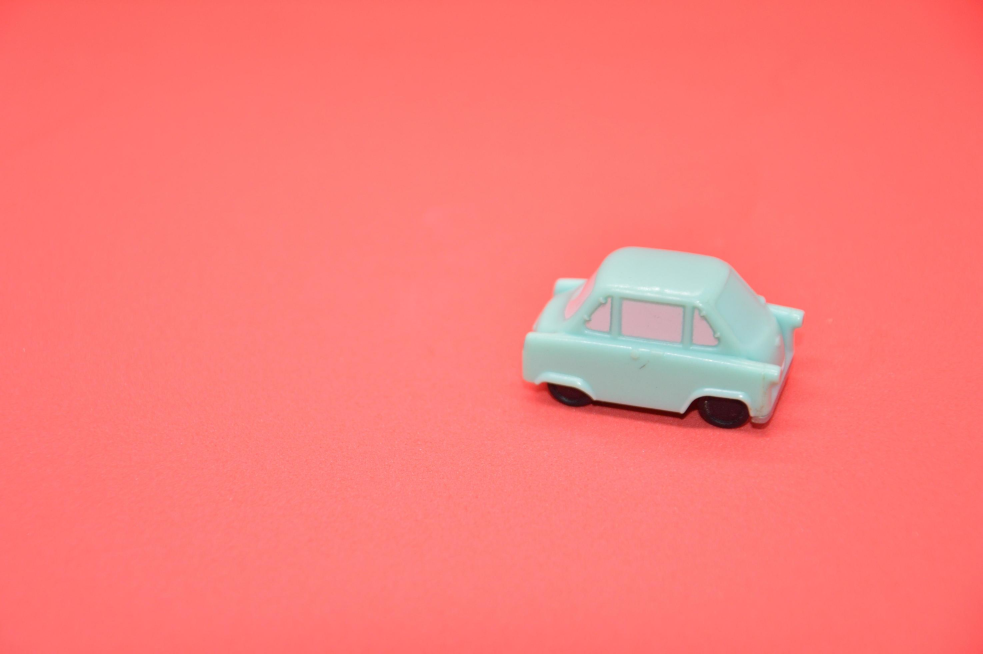
#> input picture imagens/carrinho.jpg, 2948 x 1960 px, found by its file name (shown at 1/3 size)
$ jupyter execute --allow-errors aula_06.ipynb
#> lines starting #> are read from the running program, lines starting #| are printed output that depends on the picture; after the words box and inside, x2 and y2 are one past the last pixel; in counts of white or black regions, pixels touching at a corner belong together
#> further down, img is the input picture: shape (1960, 2948, 3); mean B, G, R 119.8, 123.9, 249.2
[cell 1]
import cv2
import matplotlib.pyplot as plt
import numpy as np
import math

[cell 2]
# converte para negativo
img_path = 'imagens/Lenna.png'
img = cv2.imread(img_path)
img_negativa = np.copy(img)

#> (the rest of this cell did not finish here and is left out)

[cell 3]
# brilho
img_path = 'imagens/Lenna.png'
img = cv2.imread(img_path)
#> (the rest of this cell did not finish here and is left out)

[cell 4]
# contraste

def alarga_contraste(img, K, r0):
    img_contraste = np.zeros_like(img)

    for i in range(img.shape[0]):
        for j in range(img.shape[1]):
            r = np.float16(img[i, j])
            img_contraste[i, j] = 255/(1 + np.exp(-K*(r - r0)))
    return img_contraste

img_path = 'imagens/Lenna.png'
img = cv2.imread(img_path)
#> (the rest of this cell did not finish here and is left out)

[cell 5]
# thresholding

def thresholding(img, cor_inicio, intervalo):
#> called with intervalo = 60
    img_nova = np.zeros_like(img)
    cor_inicio = np.array(cor_inicio)
    img_nova = cv2.inRange(img, cor_inicio - intervalo, cor_inicio + intervalo)
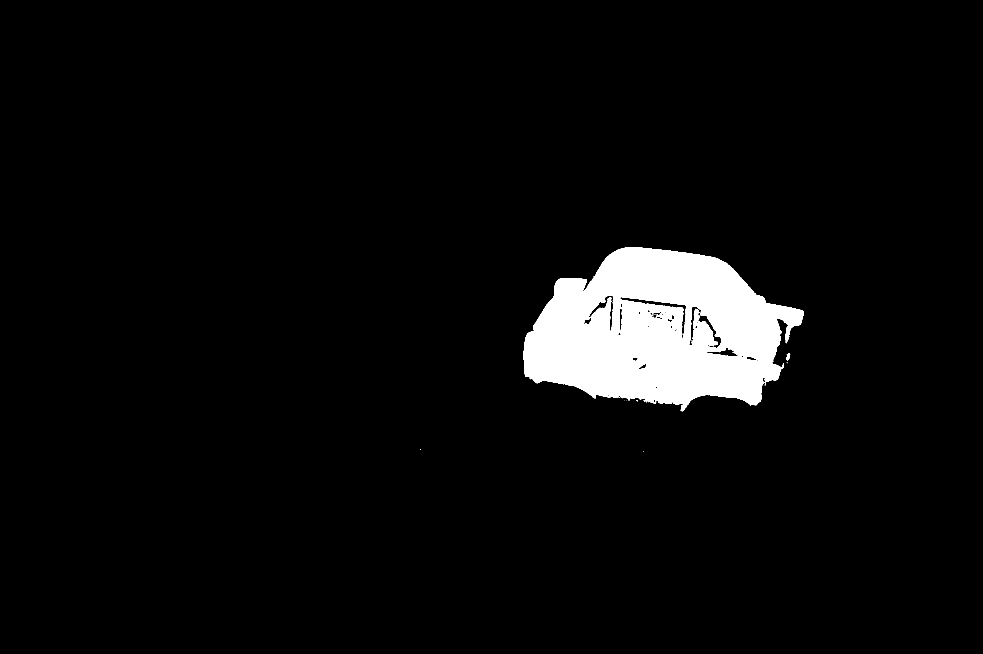
#> img_nova: shape (1960, 2948) (shown at 1/3 size); 4.7% white; 29 white regions (27 under 20 px), largest, box (x1, y1, x2, y2) and area: (1569, 741, 2412, 1234) 272422, (2359, 1059, 2371, 1082) 166

    return img_nova

def center_mass(img):
    sx, sy = 0, 0
    cont = 0
    for i in range(img.shape[0]):
        for j in range(img.shape[1]):
            if img[i, j] == 255:
                sx += i
                sy += j
                cont += 1
#> after the loop, cont = 272651; sx = 270875693; sy = 538578991
    cx = sx/cont
#> cx = 993.5
    cy = sy/cont
#> cy = 1975.3

    return cx, cy

img_path = 'imagens/carrinho.jpg'
img = cv2.imread(img_path)
# cor BGR
cor_inicio = [227, 232, 204]
imagem_nova = thresholding(img, cor_inicio, 60)
cx, cy = center_mass(imagem_nova)
#> cx = 993.5; cy = 1975.3

plt.plot(cy, cx, 'ro')
plt.imshow(imagem_nova, cmap='gray')
plt.show()
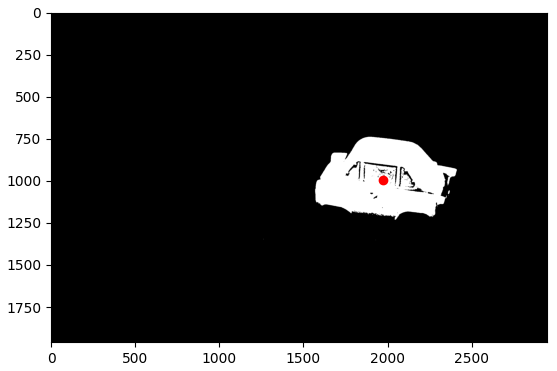
#> figure drawn by matplotlib, 1 panel

[cell 6]
def warp_afim(img, A, b):
    img_warp = np.zeros_like(img)
    for i in range(img.shape[0]):
        for j in range(img.shape[1]):
            coord = np.array([[i], [j]])
            a_inv = np.linalg.inv(A)
            nova_coord = a_inv@coord - b
            x = int(round(nova_coord[0, 0]))
            y = int(round(nova_coord[1, 0]))

            if y >= 0 and y < img.shape[0] and x >= 0 and x < img.shape[1]:
                img_warp[i, j] = img[x, y]

    return img_warp

img_path = 'imagens/Lenna.png'
img = cv2.imread(img_path)
A = np.array([[2, 3], [1, 2]])
b = np.array([[-255], [-256]])
#> (the rest of this cell did not finish here and is left out)
